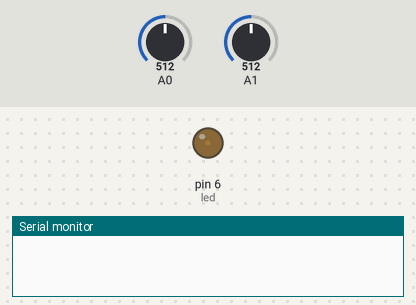
Recording of a program running on a simulated Arduino Mega 2560, built with avr-gcc and run on an emulated ATmega2560. On the bench: output pins drawn as LEDs (lit = HIGH), the last lines printed to the serial monitor. Inputs (shaded band) come from the test bench; at power-on: A0 = 512, A1 = 512.

Above: at 0.1 s.
At 18.2 s:
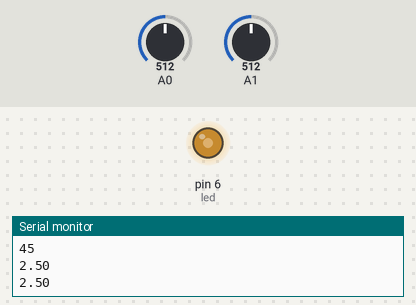
At 28.3 s:
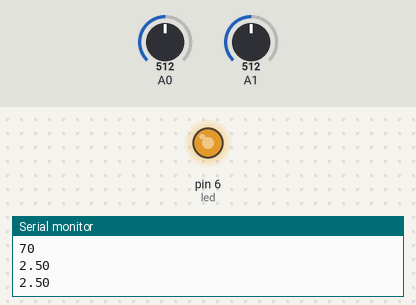
At 38.3 s:
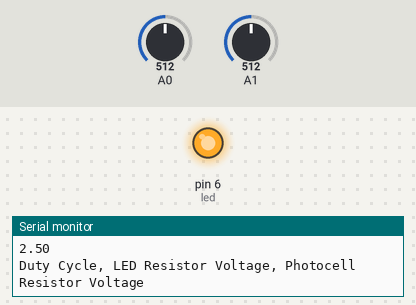
Timing chart, 0 to 39.8 s (numbered marks = the images above):
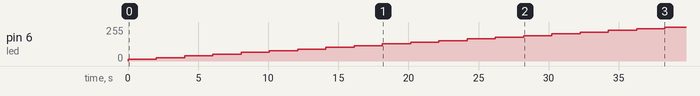

Measured:
- by itself, pin 6 (led): moves from 13/255 to 255/255 over 36.3 s

The program:

main.cpp
```cpp
#include <Arduino.h>

int led = 6;

void setup()
{
    pinMode(led, OUTPUT);
    pinMode(A0, INPUT);
    pinMode(A1, INPUT);

    noInterrupts();
    // Setup fast PWM timer 4 channel A pin 6
    TCCR4A = 0;
    TCCR4B = 0;
    TIMSK4 = 0;
    TCNT4  = 0;
    ICR4   = 12500;
    OCR4A  = 625;
    TCCR4A |= (1 << WGM41);
    TCCR4A |= (1 << COM4A1);
    TCCR4B |= (1 << WGM43);
    TCCR4B |= (0 << CS41) | (1 << CS40);

    Serial.begin(9600);
    interrupts();
}

void loop()
{
    if(OCR4A <= 12500)
    {
        delay(2000);
        Serial.println("Duty Cycle, LED Resistor Voltage, Photocell Resistor Voltage");

        int duty_cycle = (int)((float)OCR4A / (float)ICR4 * 100);
        Serial.println(duty_cycle);

        int led_resistor_value = analogRead(A0);
        float led_resistor_voltage = (float)led_resistor_value * (5.0 / 1023.0);
        Serial.println(led_resistor_voltage);

        int photo_resistor_value = analogRead(A1);
        float photo_resistor_voltage = (float)photo_resistor_value * (5.0 / 1023.0);
        Serial.println(photo_resistor_voltage);
        Serial.println();
        OCR4A += 625;
    }
}
```
